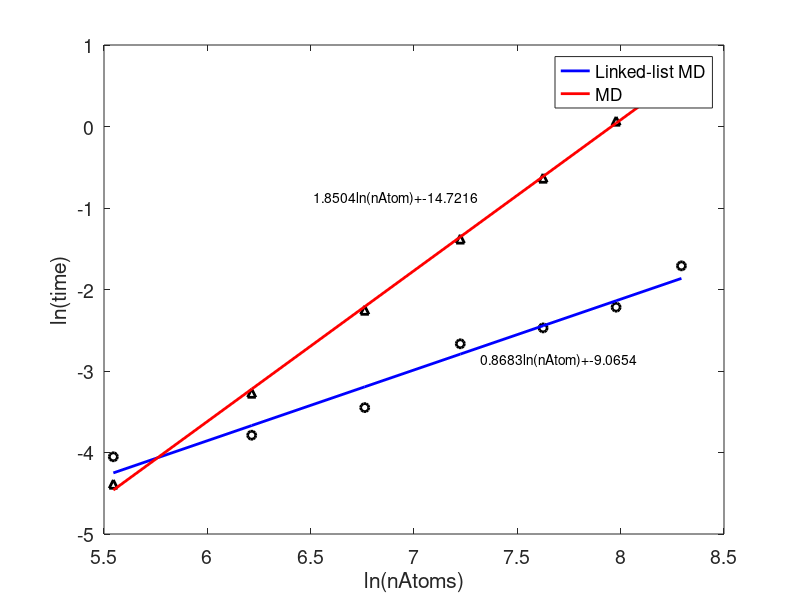

Reproduce this figure in MATLAB.
% Script to generate plot and fit to a curve
clear
close all;

nAtoms = log(4* (4:10).^3);
timelmd = log([0.017377, 0.022644, 0.031774, 0.06952,...
    0.084479, 0.108944, 0.180908]);

plmd = polyfit(nAtoms, timelmd, 1);
timeFit = polyval(plmd, nAtoms);

set(figure, 'position', [1000 300 800 600], 'color', 'w')
h1 = plot(nAtoms, timelmd, 'ko', 'linewidth', 2);
hold on;
h2 = plot(nAtoms, timeFit, 'b-', 'linewidth', 2);

% MD plot
timemd = log([0.012428, 0.037953, 0.105062, 0.251538,...
    0.530956, 1.068831, 1.9434]);
pmd = polyfit(nAtoms, timemd, 1);
timeFit = polyval(pmd, nAtoms);

hold on;
h3 = plot(nAtoms, timemd, 'k^', 'linewidth', 2);
hold on;
h4 = plot(nAtoms, timeFit, 'r-', 'linewidth', 2);

txt = strcat(num2str(plmd(1)), 'ln(nAtom)+', num2str(plmd(2)));
text(nAtoms(4)+0.1, timelmd(4)-0.2, txt);
txt = strcat(num2str(pmd(1)), 'ln(nAtom)+', num2str(pmd(2)));
text(nAtoms(2)+0.3, timemd(4)+0.5, txt);

xlabel('ln(nAtoms)', 'fontsize', 14)
ylabel('ln(time)', 'fontsize', 14)
legn = legend([h2,h4], 'Linked-list MD', 'MD', 'Location', 'best');

set(gca, 'fontsize', 14)